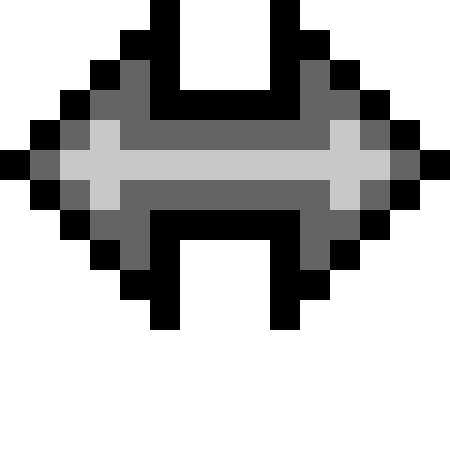
Frame 1 (no input)
Frame 60 (no input): identical to frame 1, image omitted
Frame 120 (the mouse pressed at the canvas centre since frame 60): identical to frame 1, image omitted

The p5.js sketch that drew this single still picture (run headless with seeded random() and noise() and a simulated clock; from frame 60 on, the mouse is pressed at the canvas centre):

// p5.js sketch
// ── sketch.js
let x = 0;

function setup() {
  createCanvas(450, 450);
}

function draw() {
  let g = [200, 200, 200]; // 회색 (RGB: 200,200,200)
  let G = [100, 100, 100]; // 회색 (RGB: 100,100,100)
  let B = [0, 0, 0]; // 검정 (RGB: 0,0,0)
  let W = [255, 255, 255]; // 하양 (RGB: 255,255,255)

  let value = [
    /* 0~14*/ W,W,W,W,W,B,W,W,W,B,W,W,W,W,W,
    /*15~29*/ W,W,W,W,B,B,W,W,W,B,B,W,W,W,W,
    /*30~44*/ W,W,W,B,G,B,W,W,W,B,G,B,W,W,W,
    /*45~59*/ W,W,B,G,G,B,B,B,B,B,G,G,B,W,W,
    /*60~74*/ W,B,G,g,G,G,G,G,G,G,G,g,G,B,W,
    /*75~89*/ B,G,g,g,g,g,g,g,g,g,g,g,g,G,B,
   /*90~104*/ W,B,G,g,G,G,G,G,G,G,G,g,G,B,W,
  /*105~119*/ W,W,B,G,G,B,B,B,B,B,G,G,B,W,W,
  /*120~134*/ W,W,W,B,G,B,W,W,W,B,G,B,W,W,W,
  /*135~149*/ W,W,W,W,B,B,W,W,W,B,B,W,W,W,W,
  /*150~164*/ W,W,W,W,W,B,W,W,W,B,W,W,W,W,W,
  ];

  let w = width / 15;
  noStroke();

  for (let i = 0; i < 11; i++) {
    for (let j = 0; j < 15; j++) {
      fill(value[x][0], value[x][1], value[x][2]);
      rect(j * w, i * w, 30, 30);
      x++;

      if (x >= 165) x = 0;
    }
  }
}
